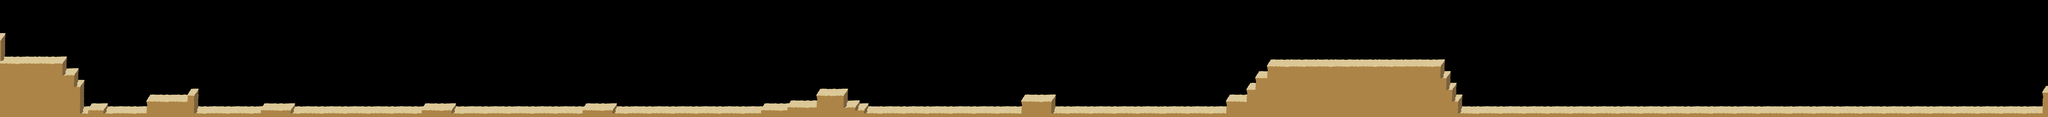

This game map was drawn from its Tiled (.tmx) file and the tilesets committed beside it. A one-line description and the trimmed map source follow:
An orthogonal 700x40 tile map with 16x16 px tiles, 5 tile layers (ground, ground1, ground2, ground3, ...) and 14 objects (4x crab, 2x fire, shipwreck, hero, willow, ...).

<map version="1.9" tiledversion="1.9.1" orientation="orthogonal" renderorder="right-down" width="700" height="40" tilewidth="16" tileheight="16" infinite="0" nextlayerid="7" nextobjectid="22">
 <editorsettings>
  <export target="../../public/maps/map.json" format="json" />
 </editorsettings>
 <tileset firstgid="1" name="tileset2" tilewidth="16" tileheight="16" tilecount="104" columns="13">
  <image source="tileset2.png" width="208" height="128" />
  <tile id="26">
   <properties>
    <property name="collides" type="bool" value="true" />
   </properties>
  </tile>
  <tile id="27">
   <properties>
    <property name="collides" type="bool" value="true" />
   </properties>
  </tile>
  <tile id="28">
   <properties>
    <property name="collides" type="bool" value="true" />
   </properties>
  </tile>
  <tile id="29">
   <properties>
    <property name="collides" type="bool" value="true" />
   </properties>
  </tile>
  <tile id="30">
   <properties>
    <property name="collides" type="bool" value="true" />
   </properties>
  </tile>
  <tile id="31">
   <properties>
    <property name="collides" type="bool" value="true" />
   </properties>
  </tile>
  <tile id="32">
   <properties>
    <property name="collides" type="bool" value="true" />
   </properties>
  </tile>
  <tile id="33">
   <properties>
    <property name="collides" type="bool" value="true" />
   </properties>
  </tile>
  <tile id="34">
   <properties>
    <property name="collides" type="bool" value="true" />
   </properties>
  </tile>
  <tile id="35">
   <properties>
    <property name="collides" type="bool" value="true" />
   </properties>
  </tile>
  <tile id="36">
   <properties>
    <property name="collides" type="bool" value="true" />
   </properties>
  </tile>
  <tile id="39">
   <properties>
    <property name="collides" type="bool" value="true" />
   </properties>
  </tile>
  <tile id="40">
   <properties>
    <property name="collides" type="bool" value="true" />
   </properties>
  </tile>
  <tile id="41">
   <properties>
    <property name="collides" type="bool" value="true" />
   </properties>
  </tile>
  <tile id="42">
   <properties>
    <property name="collides" type="bool" value="true" />
   </properties>
  </tile>
  <tile id="43">
   <properties>
    <property name="collides" type="bool" value="true" />
   </properties>
  </tile>
  <tile id="44">
   <properties>
    <property name="collides" type="bool" value="true" />
   </properties>
  </tile>
  <tile id="45">
   <properties>
    <property name="collides" type="bool" value="true" />
   </properties>
  </tile>
  <tile id="46">
   <properties>
    <property name="collides" type="bool" value="true" />
   </properties>
  </tile>
  <tile id="47">
   <properties>
    <property name="collides" type="bool" value="true" />
   </properties>
  </tile>
  <tile id="48">
   <properties>
    <property name="collides" type="bool" value="true" />
   </properties>
  </tile>
  <tile id="49">
   <properties>
    <property name="collides" type="bool" value="true" />
   </properties>
  </tile>
  <tile id="52">
   <properties>
    <property name="collides" type="bool" value="true" />
   </properties>
  </tile>
  <tile id="53">
   <properties>
    <property name="collides" type="bool" value="true" />
   </properties>
  </tile>
  <tile id="54">
   <properties>
    <property name="collides" type="bool" value="true" />
   </properties>
  </tile>
  <tile id="55">
   <properties>
    <property name="collides" type="bool" value="true" />
   </properties>
  </tile>
  <tile id="56">
   <properties>
    <property name="collides" type="bool" value="true" />
   </properties>
  </tile>
  <tile id="57">
   <properties>
    <property name="collides" type="bool" value="true" />
   </properties>
  </tile>
  <tile id="58">
   <properties>
    <property name="collides" type="bool" value="true" />
   </properties>
  </tile>
  <tile id="59">
   <properties>
    <property name="collides" type="bool" value="true" />
   </properties>
  </tile>
  <tile id="60">
   <properties>
    <property name="collides" type="bool" value="true" />
   </properties>
  </tile>
  <tile id="61">
   <properties>
    <property name="collides" type="bool" value="true" />
   </properties>
  </tile>
  <tile id="62">
   <properties>
    <property name="collides" type="bool" value="true" />
   </properties>
  </tile>
  <tile id="65">
   <properties>
    <property name="collides" type="bool" value="true" />
   </properties>
  </tile>
  <tile id="66">
   <properties>
    <property name="collides" type="bool" value="true" />
   </properties>
  </tile>
  <tile id="67">
   <properties>
    <property name="collides" type="bool" value="true" />
   </properties>
  </tile>
  <tile id="68">
   <properties>
    <property name="collides" type="bool" value="true" />
   </properties>
  </tile>
  <tile id="69">
   <properties>
    <property name="collides" type="bool" value="true" />
   </properties>
  </tile>
  <tile id="70">
   <properties>
    <property name="collides" type="bool" value="true" />
   </properties>
  </tile>
  <tile id="71">
   <properties>
    <property name="collides" type="bool" value="true" />
   </properties>
  </tile>
  <tile id="72">
   <properties>
    <property name="collides" type="bool" value="true" />
   </properties>
  </tile>
  <tile id="73">
   <properties>
    <property name="collides" type="bool" value="true" />
   </properties>
  </tile>
  <tile id="74">
   <properties>
    <property name="collides" type="bool" value="true" />
   </properties>
  </tile>
  <tile id="75">
   <properties>
    <property name="collides" type="bool" value="true" />
   </properties>
  </tile>
  <tile id="78">
   <properties>
    <property name="collides" type="bool" value="true" />
   </properties>
  </tile>
  <tile id="79">
   <properties>
    <property name="collides" type="bool" value="true" />
   </properties>
  </tile>
  <tile id="80">
   <properties>
    <property name="collides" type="bool" value="true" />
   </properties>
  </tile>
  <tile id="81">
   <properties>
    <property name="collides" type="bool" value="true" />
   </properties>
  </tile>
  <tile id="82">
   <properties>
    <property name="collides" type="bool" value="true" />
   </properties>
  </tile>
  <tile id="83">
   <properties>
    <property name="collides" type="bool" value="true" />
   </properties>
  </tile>
  <tile id="84">
   <properties>
    <property name="collides" type="bool" value="true" />
   </properties>
  </tile>
  <tile id="85">
   <properties>
    <property name="collides" type="bool" value="true" />
   </properties>
  </tile>
  <tile id="86">
   <properties>
    <property name="collides" type="bool" value="true" />
   </properties>
  </tile>
  <tile id="87">
   <properties>
    <property name="collides" type="bool" value="true" />
   </properties>
  </tile>
  <tile id="88">
   <properties>
    <property name="collides" type="bool" value="true" />
   </properties>
  </tile>
  <tile id="91">
   <properties>
    <property name="collides" type="bool" value="true" />
   </properties>
  </tile>
  <tile id="92">
   <properties>
    <property name="collides" type="bool" value="true" />
   </properties>
  </tile>
  <tile id="93">
   <properties>
    <property name="collides" type="bool" value="true" />
   </properties>
  </tile>
  <tile id="94">
   <properties>
    <property name="collides" type="bool" value="true" />
   </properties>
  </tile>
  <tile id="95">
   <properties>
    <property name="collides" type="bool" value="true" />
   </properties>
  </tile>
  <tile id="96">
   <properties>
    <property name="collides" type="bool" value="true" />
   </properties>
  </tile>
  <tile id="97">
   <properties>
    <property name="collides" type="bool" value="true" />
   </properties>
  </tile>
  <tile id="98">
   <properties>
    <property name="collides" type="bool" value="true" />
   </properties>
  </tile>
  <tile id="99">
   <properties>
    <property name="collides" type="bool" value="true" />
   </properties>
  </tile>
  <tile id="100">
   <properties>
    <property name="collides" type="bool" value="true" />
   </properties>
  </tile>
  <tile id="101">
   <properties>
    <property name="collides" type="bool" value="true" />
   </properties>
  </tile>
 </tileset>
 <layer id="6" name="ground" width="700" height="40">
  <data>[28000 cells, 2800 non-empty, 32 distinct tile ids]</data>
 </layer>
 <layer id="1" name="ground1" width="700" height="40">
  <data>[28000 cells, 1683 non-empty, 96 distinct tile ids]</data>
 </layer>
 <layer id="2" name="ground2" width="700" height="40">
  <data>[28000 cells, 938 non-empty, 96 distinct tile ids]</data>
 </layer>
 <layer id="3" name="ground3" width="700" height="40">
  <data>[28000 cells, 808 non-empty, 96 distinct tile ids]</data>
 </layer>
 <layer id="4" name="ground4" width="700" height="40">
  <data>[28000 cells, 508 non-empty, 95 distinct tile ids]</data>
 </layer>
 <objectgroup id="5" name="sprites">
  <object id="2" name="shipwreck" x="115.583" y="327.195">
   <point />
  </object>
  <object id="3" name="hero" x="216" y="311.197">
   <point />
  </object>
  <object id="4" name="crab" x="3529.04" y="577.533">
   <point />
  </object>
  <object id="6" name="willow" x="11056.6" y="604.21">
   <point />
  </object>
  <object id="10" name="intro-gate" x="352" y="48" width="32" height="528" />
  <object id="12" name="trip1" x="5200" y="592">
   <point />
  </object>
  <object id="13" name="villain" x="304" y="304">
   <point />
  </object>
  <object id="14" name="fire" x="92.6297" y="329.508">
   <properties>
    <property name="depth" type="int" value="3" />
   </properties>
   <point />
  </object>
  <object id="16" name="fire" x="119.247" y="315.714">
   <properties>
    <property name="depth" type="int" value="-3" />
   </properties>
   <point />
  </object>
  <object id="17" name="trip2" x="7443.88" y="347.239">
   <point />
  </object>
  <object id="18" name="crab" x="6547.31" y="532.984">
   <point />
  </object>
  <object id="19" name="crab" x="5891.75" y="530.23">
   <point />
  </object>
  <object id="20" name="crab" x="6238.81" y="532.984">
   <point />
  </object>
  <object id="21" name="devMode" x="5708.58" y="466.878">
   <point />
  </object>
 </objectgroup>
</map>
